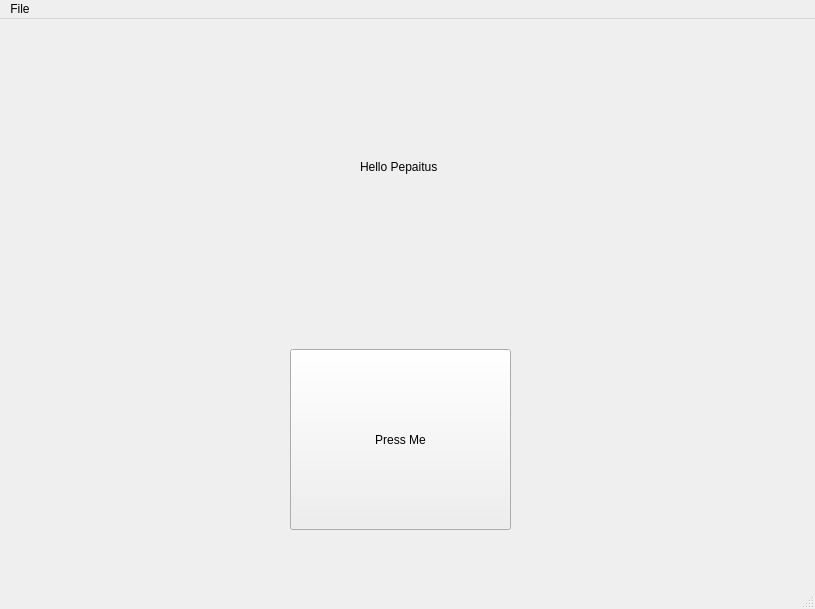
<?xml version="1.0" encoding="UTF-8"?>
<ui version="4.0">
 <class>MainWindow</class>
 <widget class="QMainWindow" name="MainWindow">
  <property name="geometry">
   <rect>
    <x>0</x>
    <y>0</y>
    <width>815</width>
    <height>609</height>
   </rect>
  </property>
  <property name="windowTitle">
   <string>MainWindow</string>
  </property>
  <widget class="QWidget" name="centralwidget">
   <widget class="QPushButton" name="button1">
    <property name="geometry">
     <rect>
      <x>290</x>
      <y>330</y>
      <width>221</width>
      <height>181</height>
     </rect>
    </property>
    <property name="text">
     <string>Press Me</string>
    </property>
   </widget>
   <widget class="QLabel" name="label1">
    <property name="geometry">
     <rect>
      <x>360</x>
      <y>140</y>
      <width>221</width>
      <height>16</height>
     </rect>
    </property>
    <property name="text">
     <string>Hello Pepaitus</string>
    </property>
   </widget>
  </widget>
  <widget class="QMenuBar" name="menubar">
   <property name="geometry">
    <rect>
     <x>0</x>
     <y>0</y>
     <width>815</width>
     <height>21</height>
    </rect>
   </property>
   <widget class="QMenu" name="menuFile">
    <property name="title">
     <string>File</string>
    </property>
   </widget>
   <addaction name="menuFile"/>
  </widget>
  <widget class="QStatusBar" name="statusbar"/>
 </widget>
 <resources/>
 <connections/>
</ui>
